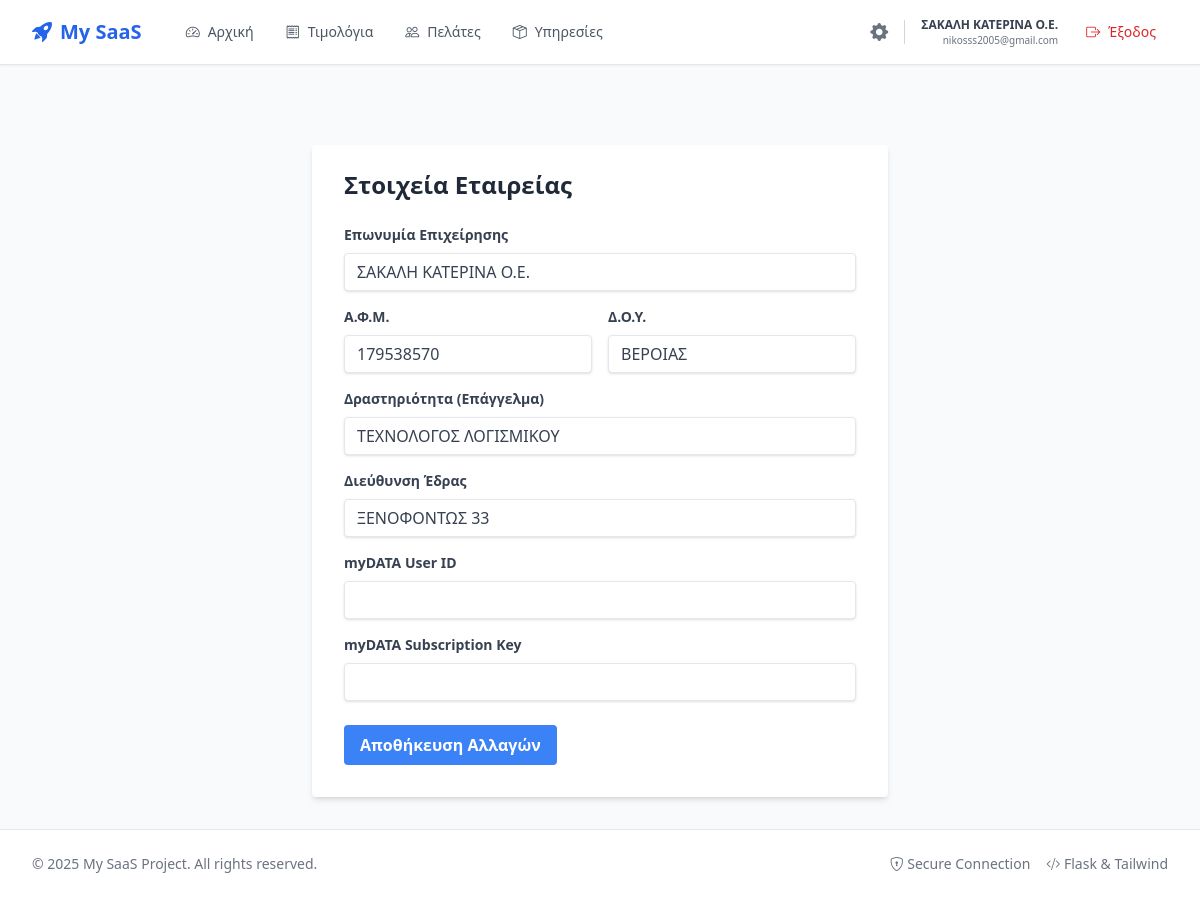
The app's page /settings (signed in), older data.
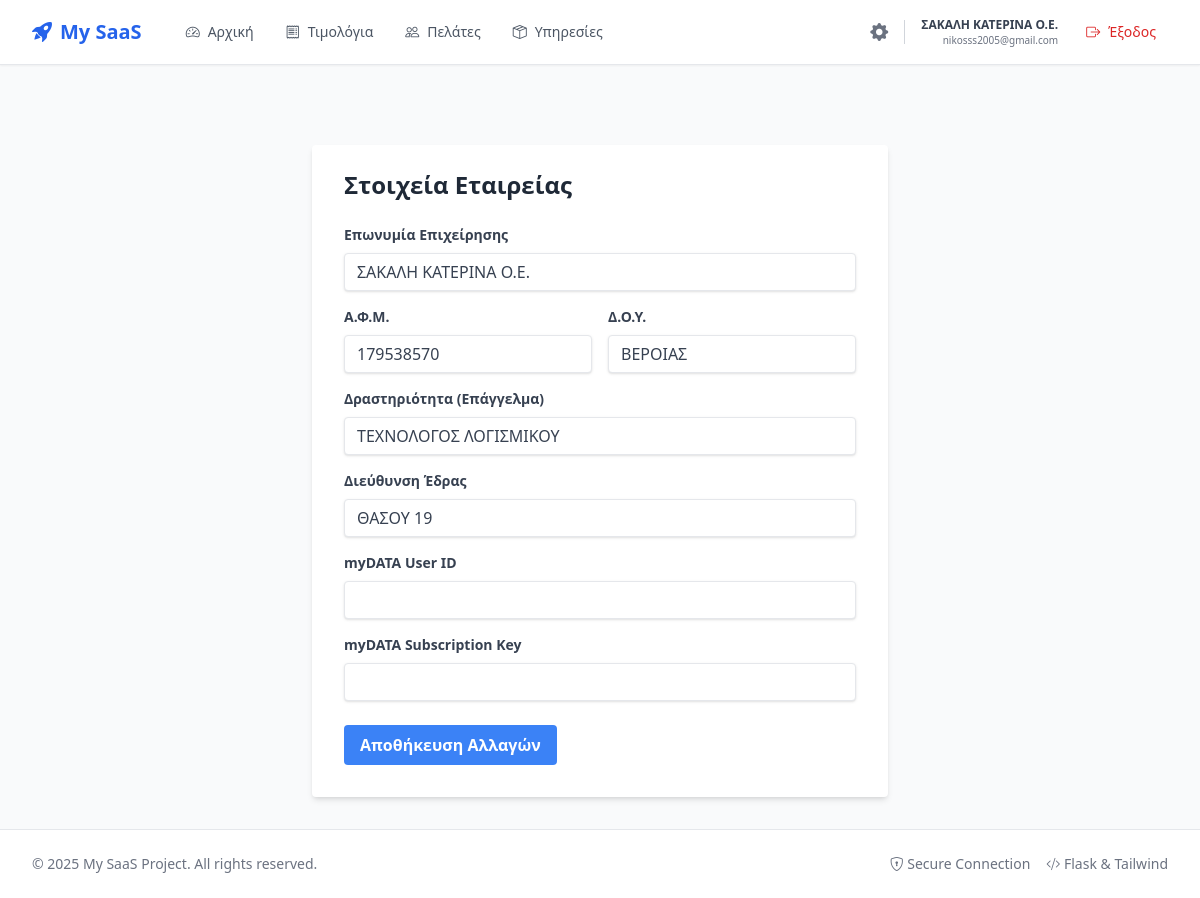
The same page, newer data.
### app/models/user.py (models this page shows, shortened)
class User(UserMixin, db.Model):
    __tablename__ = 'users'
    id = db.Column(db.Integer, primary_key=True)
    email = db.Column(db.String(120), unique=True, nullable=False)
    password_hash = db.Column(db.String(256), nullable=False)
    plan_id = db.Column(db.Integer, db.ForeignKey('subscription_plans.id'), nullable=True, default=1)
    subscription_expires = db.Column(db.DateTime, nullable=True)
    billing_cycle = db.Column(db.String(20), default='monthly')
    auto_renew = db.Column(db.Boolean, default=False)
    is_email_verified = db.Column(db.Boolean, default=False)
    last_login_at = db.Column(db.DateTime, nullable=True)
    last_login_ip = db.Column(db.String(50), nullable=True)
    created_at = db.Column(db.DateTime, default=lambda: datetime.now(timezone.utc))
    afm = db.Column(db.String(20), nullable=True)
    company_title = db.Column(db.String(200), nullable=True)
    profession = db.Column(db.String(200), nullable=True)
    address = db.Column(db.String(200), nullable=True)
    doy = db.Column(db.String(100), nullable=True)
    aade_user_id = db.Column(db.String(500), nullable=True)
    aade_key = db.Column(db.String(500), nullable=True)
    plan = db.relationship('SubscriptionPlan', backref='users')

### app/main/routes.py (the view, shortened to what this page needs)
@main.route('/settings', methods=['GET', 'POST'])
@login_required
def settings():
    form = CompanySettingsForm()
    if request.method == 'GET':
        form.company_title.data = current_user.company_title
        form.afm.data = current_user.afm
        form.doy.data = current_user.doy
        form.profession.data = current_user.profession
        form.address.data = current_user.address
        current_user.aade_user_id = form.aade_user_id.data
        current_user.aade_key = form.aade_key.data
    return render_template('settings.html', form=form)

### app/main/forms.py
class CompanySettingsForm(FlaskForm):
    company_title = StringField('Επωνυμία Επιχείρησης', validators=[DataRequired(), Length(min=2, max=200)])
    afm = StringField('Α.Φ.Μ.', validators=[DataRequired(), validate_afm_length])
    doy = StringField('Δ.Ο.Υ.', validators=[DataRequired()])
    profession = StringField('Δραστηριότητα (Επάγγελμα)', validators=[DataRequired()])
    address = StringField('Διεύθυνση Έδρας', validators=[DataRequired()])
    aade_user_id = StringField('myDATA User ID')
    aade_key = StringField('myDATA Subscription Key')
    submit = SubmitField('Αποθήκευση Αλλαγών')

### app/templates/settings.html (shortened to what this page needs)
{% extends "base.html" %}
{% block content %}
<div class="max-w-xl mx-auto mt-10">
    <div class="bg-white shadow-md rounded px-8 pt-6 pb-8 mb-4">
        <h2 class="text-2xl font-bold mb-6 text-gray-800">Στοιχεία Εταιρείας</h2>
        <form method="POST">
            <div class="mb-4">
                {{ form.company_title.label(class="block text-gray-700 text-sm font-bold mb-2") }}
                {{ form.company_title(class="shadow appearance-none border rounded w-full py-2 px-3 text-gray-700 leading-tight focus:outline-none focus:shadow-outline") }}
            </div>
            <div class="flex gap-4 mb-4">
                <div class="w-1/2">
                    {{ form.afm.label(class="block text-gray-700 text-sm font-bold mb-2") }}
                    {{ form.afm(class="shadow appearance-none border rounded w-full py-2 px-3 text-gray-700 leading-tight focus:outline-none focus:shadow-outline") }}
                </div>
                <div class="w-1/2">
                    {{ form.doy.label(class="block text-gray-700 text-sm font-bold mb-2") }}
                    {{ form.doy(class="shadow appearance-none border rounded w-full py-2 px-3 text-gray-700 leading-tight focus:outline-none focus:shadow-outline") }}
                </div>
            </div>
            <div class="mb-4">
                {{ form.profession.label(class="block text-gray-700 text-sm font-bold mb-2") }}
                {{ form.profession(class="shadow appearance-none border rounded w-full py-2 px-3 text-gray-700 leading-tight focus:outline-none focus:shadow-outline") }}
            </div>
            <div class="mb-4">
                {{ form.address.label(class="block text-gray-700 text-sm font-bold mb-2") }}
                {{ form.address(class="shadow appearance-none border rounded w-full py-2 px-3 text-gray-700 leading-tight focus:outline-none focus:shadow-outline") }}
            </div>
            <div class="mb-4">
                {{ form.aade_user_id.label(class="block text-gray-700 text-sm font-bold mb-2") }}
                {{ form.aade_user_id(class="shadow appearance-none border rounded w-full py-2 px-3 text-gray-700 leading-tight focus:outline-none focus:shadow-outline") }}
            </div>
            <div class="mb-4">
                {{ form.aade_key.label(class="block text-gray-700 text-sm font-bold mb-2") }}
                {{ form.aade_key(class="shadow appearance-none border rounded w-full py-2 px-3 text-gray-700 leading-tight focus:outline-none focus:shadow-outline") }}
            </div>
            <div class="flex items-center justify-between mt-6">
                {{ form.submit(class="bg-blue-500 hover:bg-blue-700 text-white font-bold py-2 px-4 rounded focus:outline-none focus:shadow-outline cursor-pointer") }}
            </div>
        </form>
    </div>
</div>
{% endblock %}

### app/templates/base.html (shortened to what the changed rows need)
<!DOCTYPE html>
<html lang="el">
<head>
    <script src="https://cdn.tailwindcss.com"></script>
    <link rel="stylesheet" href="https://cdn.jsdelivr.net/npm/bootstrap-icons@1.11.1/font/bootstrap-icons.css">
</head>
<body class="bg-gray-50 font-sans text-gray-800 flex flex-col min-h-screen">
    <nav class="bg-white border-b border-gray-200 sticky top-0 z-50 shadow-sm">
        <div class="max-w-7xl mx-auto px-4 sm:px-6 lg:px-8">
            <div class="flex justify-between h-16">
                <div class="flex items-center space-x-4">
                    {% if current_user.is_authenticated %}
                        <div class="hidden md:flex items-center space-x-4">
                            <a href="{{ url_for('main.settings') }}" class="text-gray-500 hover:text-blue-600 transition" title="Ρυθμίσεις Εταιρείας">
                                <i class="bi bi-gear-fill text-lg"></i>
                            </a>
                            <div class="flex flex-col text-right mr-2">
                                <span class="text-xs font-bold text-gray-700">{{ current_user.company_title or 'Η Εταιρεία μου' }}</span>
                                <span class="text-[10px] text-gray-500">{{ current_user.email }}</span>
                            </div>
                            <a href="{{ url_for('auth.logout') }}" class="text-red-600 hover:text-red-800 hover:bg-red-50 px-3 py-2 rounded-md text-sm font-medium transition flex items-center gap-2">
                                <i class="bi bi-box-arrow-right"></i> Έξοδος
                            </a>
                        </div>
                    {% endif %}
                </div>
            </div>
        </div>
    </nav>
    <main class="flex-grow container mx-auto px-4 py-4 max-w-7xl">
        {% block content %}{% endblock %}
    </main>
</body>
</html>

Row changes from the older to the newer data that the page shows:
changed User "ΣΑΚΑΛΗ ΚΑΤΕΡΙΝΑ Ο.Ε.": address "ΞΕΝΟΦΟΝΤΩΣ 33" → "ΘΑΣΟΥ 19"
